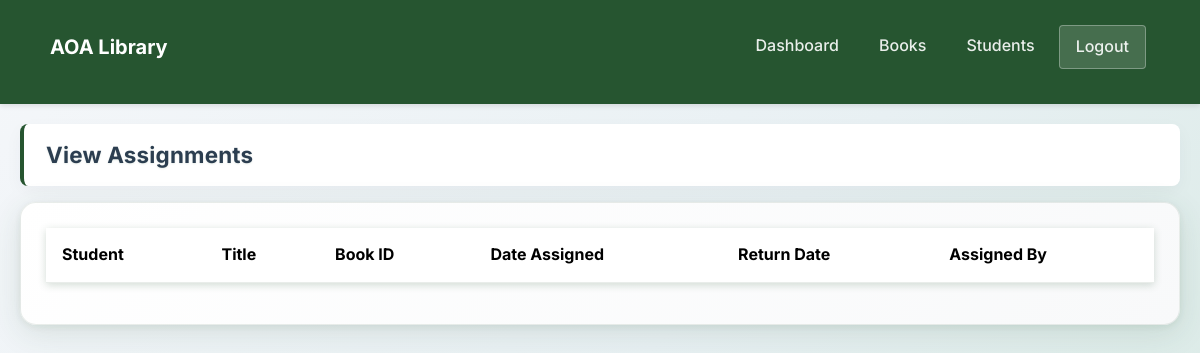
Before: /operations/assignments (signed in) with the older database file.
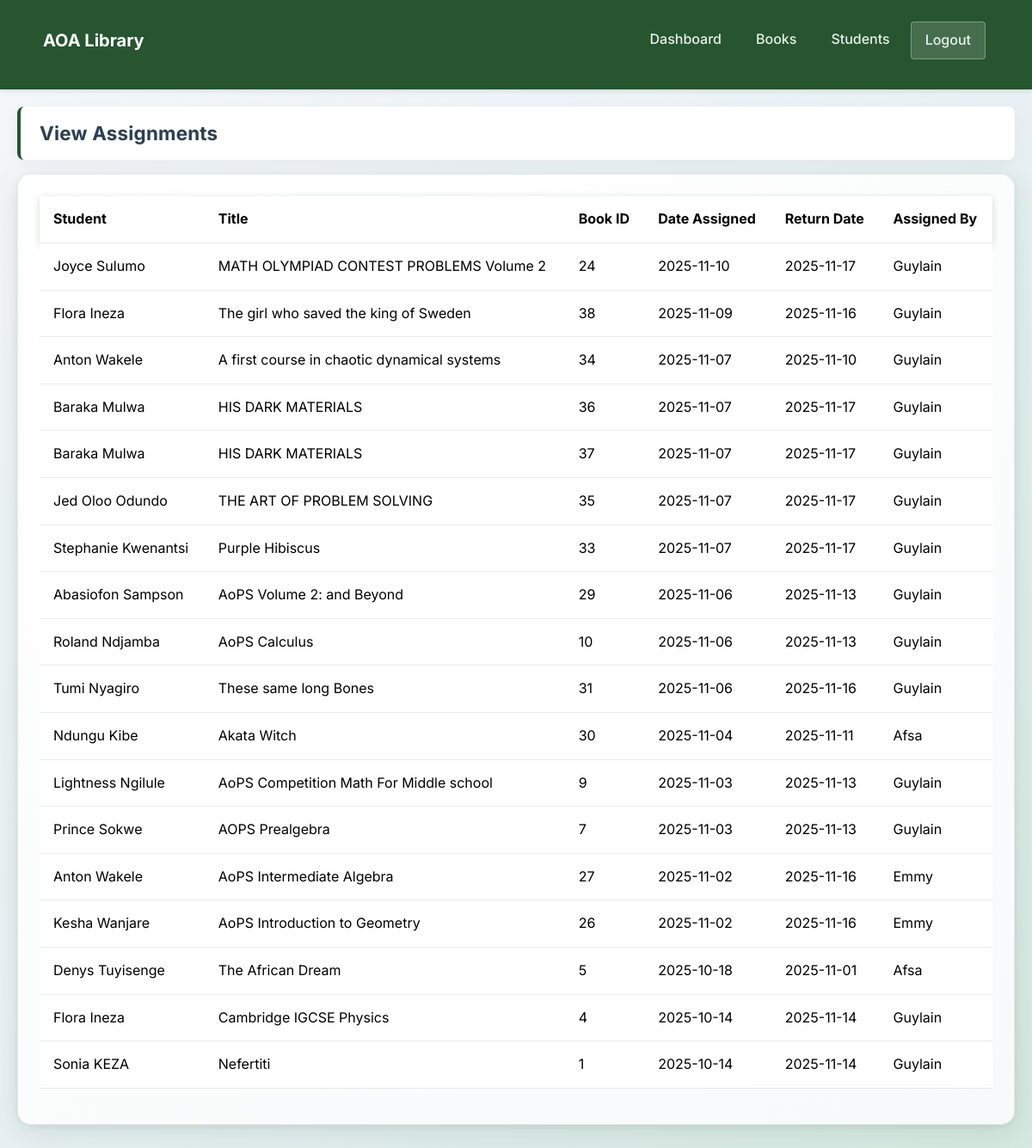
After: the same page with the newer database file.
### tables this page shows
CREATE TABLE BookIssue(stdid TEXT, serial TEXT, issue DATE, exp DATE, book_id TEXT, assigned_by TEXT);

CREATE TABLE Login(name TEXT, userid TEXT, password INTEGER, branch TEXT, mobile INTEGER, email TEXT);

CREATE TABLE Book(subject TEXT, title TEXT, author TEXT, serial INTEGER PRIMARY KEY, book_id TEXT);

### app.py (the view)
@app.route('/operations/assignments')
@login_required
def view_assignments():
    get_db()
    cur = get_cursor()
    cur.execute("""
        SELECT l.name AS student,
               b.title AS title,
               i.book_id AS book_id,
               i.issue AS date_assigned,
               i.exp AS return_date,
               i.assigned_by AS assigned_by
        FROM BookIssue i
        JOIN Login l ON l.userid = i.stdid
        JOIN Book b ON b.serial = i.serial
        ORDER BY i.issue DESC, l.name, b.title, i.book_id
    """)
    assignments = [dict(row) for row in cur.fetchall()]
    return render_template('view_assignments.html', assignments=assignments)

### app.py (called while the page is built, shortened)
def get_db():
    global DB_PATH, _db_initialized
    if 'db' not in g:
        if DB_PATH is None:
            DB_PATH = _resolve_db_path()
        g.db = sqlite.connect(DB_PATH)
        g.db.row_factory = sqlite.Row
    return g.db

def get_cursor():
    return get_db().cursor()

def login_required(f):
    @wraps(f)
    def decorated_function(*args, **kwargs):
        if 'admin_logged_in' not in session:
            flash('Please login to access this page', 'error')
            return redirect(url_for('login'))
        return f(*args, **kwargs)
    return decorated_function

### templates/view_assignments.html (shortened to what this page needs)
{% extends 'base.html' %}
{% block page_header %}
<div class="page-header d-flex justify-content-between align-items-center mb-3">
    <h3 class="mb-0">View Assignments</h3>
</div>
{% endblock %}
{% block content %}
    <div class="table-container">
        <table class="data-table table">
            <thead>
                <tr>
                    <th>Student</th>
                    <th>Title</th>
                    <th>Book ID</th>
                    <th>Date Assigned</th>
                    <th>Return Date</th>
                    <th>Assigned By</th>
                </tr>
            </thead>
            <tbody>
                {% for assignment in assignments %}
                <tr>
                    <td>{{ assignment.student }}</td>
                    <td>{{ assignment.title }}</td>
                    <td>{{ assignment.book_id }}</td>
                    <td>{{ assignment.date_assigned }}</td>
                    <td>{{ assignment.return_date }}</td>
                    <td>{{ assignment.assigned_by }}</td>
                </tr>
                {% endfor %}
            </tbody>
        </table>
    </div>
{% endblock %}

### templates/base.html (shortened to what this page needs)
<!DOCTYPE html>
<html lang="en">
<head>
    <link href="https://cdn.jsdelivr.net/npm/bootstrap@5.3.2/dist/css/bootstrap.min.css" rel="stylesheet">
    <link rel="stylesheet" href="https://cdnjs.cloudflare.com/ajax/libs/font-awesome/6.4.0/css/all.min.css">
    <link rel="stylesheet" href="{{ url_for('static', filename='css/style.css') }}">
</head>
<body>
    <nav class="navbar navbar-expand-lg navbar-dark" style="background-color: #265530 !important;">
        <div class="container">
            <a class="navbar-brand" href="{{ url_for('dashboard') }}">AOA Library</a>
            <div class="collapse navbar-collapse" id="mainNav">
                <ul class="navbar-nav ms-auto mb-2 mb-lg-0">
                    <li class="nav-item">
                        <a class="nav-link {% if request.path.startswith(url_for('dashboard')) %}active{% endif %}" href="{{ url_for('dashboard') }}">Dashboard</a>
                    </li>
                    <li class="nav-item">
                        <a class="nav-link {% if request.path.startswith(url_for('view_books')) %}active{% endif %}" href="{{ url_for('view_books') }}">Books</a>
                    </li>
                    <li class="nav-item">
                        <a class="nav-link {% if request.path.startswith(url_for('view_students')) %}active{% endif %}" href="{{ url_for('view_students') }}">Students</a>
                    </li>
                    <li class="nav-item">
                        <a class="nav-link logout-link" href="{{ url_for('logout') }}">Logout</a>
                    </li>
                </ul>
            </div>
        </div>
    </nav>
    <main style="padding-top: 10px; padding-bottom: 20px;">
        <div class="container">
            {% block page_header %}{% endblock %}
            {% block content %}{% endblock %}
        </div>
    </main>
</body>
</html>

### static/css/style.css (style rules this page uses)
* { margin: 0; padding: 0; box-sizing: border-box; }
body { font-family: 'Inter', 'Segoe UI', Tahoma, Geneva, Verdana, sans-serif; background: linear-gradient(135deg, #f5f7fa 0%, #e8f0f3 50%, #d4e8e0 100%); background-attachment: fixed; color: var(--text-color, #333); line-height: 1.6; min-height: 100vh; }
:root { --brand: #265530; --accent: #64A772; --muted: #95a5a6; --danger: #C0392B; --bg-color: #f5f5f5; --card-bg: #ffffff; --text-color: #2c3e50; }
.container { max-width: 1200px; margin: 0 auto; padding: 10px 20px 20px 20px; }
.navbar { background-color: var(--brand); color: white; padding: 15px 30px; display: flex; justify-content: space-between; align-items: center; box-shadow: 0 2px 5px rgba(0,0,0,0.1); }
.navbar-nav .nav-link { color: rgba(255, 255, 255, 0.9) !important; font-weight: 500; padding: 8px 16px !important; margin: 0 4px; border-radius: 4px; transition: all 0.3s ease; position: relative; text-decoration: none; }
.navbar-nav .nav-link::after { content: ''; position: absolute; width: 0; height: 2px; bottom: 4px; left: 50%; background-color: white; transition: all 0.3s ease; transform: translateX(-50%); }
.navbar-nav .logout-link { background-color: rgba(255, 255, 255, 0.15); border: 1px solid rgba(255, 255, 255, 0.3); }
.page-header { background: linear-gradient(135deg, #ffffff 0%, #f8f9fa 100%); padding: 15px 25px; border-radius: 12px; box-shadow: 0 4px 20px rgba(38, 85, 48, 0.1), 0 1px 4px rgba(38, 85, 48, 0.06); width: 100%; margin: 0 0 15px 0; border-left: 4px solid #265530; transition: all 0.3s ease; }
.page-header h3 { margin: 0; color: var(--brand); font-weight: 700; letter-spacing: 0.2px; font-size: 1.5rem; text-shadow: 0 1px 2px rgba(38, 85, 48, 0.1); }
.table-container { background: linear-gradient(145deg, #ffffff 0%, #f8f9fa 100%); border-radius: 16px; padding: 25px; box-shadow: 0 8px 32px rgba(38, 85, 48, 0.12), 0 2px 8px rgba(38, 85, 48, 0.08); overflow-x: auto; border: 1px solid rgba(38, 85, 48, 0.1); transition: all 0.3s ease; }
.data-table { width: 100%; border-collapse: collapse; }
.data-table thead { background: linear-gradient(135deg, #265530 0%, #64A772 100%); color: white; box-shadow: 0 2px 8px rgba(38, 85, 48, 0.2); }
.data-table th, .data-table td { padding: 14px 16px; text-align: left; border-bottom: 1px solid rgba(38, 85, 48, 0.1); transition: background-color 0.2s ease; }
.data-table th { font-weight: bold; }
.data-table tbody tr { transition: all 0.2s ease; }
.page-header { background: var(--card-bg); padding: 18px 22px; border-radius: 8px; display: flex; align-items: center; justify-content: space-between; gap: 12px; box-shadow: 0 6px 18px rgba(9,30,66,0.04); }
.page-header h1, .page-header h2, .page-header h3 { margin: 0; color: var(--text-color); font-weight: 700; font-size: 1.4rem; }

### templates/base.html (style rules this page uses)
.navbar-brand { font-weight: 700; }

Changed rows visible on the page:
added BookIssue: student "Joyce Sulumo", title "MATH OLYMPIAD CONTEST PROBLEMS Volume 2", book_id "24", date_assigned "2025-11-10", return_date "2025-11-17", assigned_by "Guylain"
added BookIssue: student "Flora Ineza", title "The girl who saved the king of Sweden", book_id "38", date_assigned "2025-11-09", return_date "2025-11-16", assigned_by "Guylain"
added BookIssue: student "Anton Wakele", title "A first course in chaotic dynamical systems", book_id "34", date_assigned "2025-11-07", return_date "2025-11-10", assigned_by "Guylain"
added BookIssue: student "Baraka Mulwa", title "HIS DARK MATERIALS", book_id "36", date_assigned "2025-11-07", return_date "2025-11-17", assigned_by "Guylain"
added BookIssue: student "Baraka Mulwa", title "HIS DARK MATERIALS", book_id "37", date_assigned "2025-11-07", return_date "2025-11-17", assigned_by "Guylain"
added BookIssue: student "Jed Oloo Odundo", title "THE ART OF PROBLEM SOLVING", book_id "35", date_assigned "2025-11-07", return_date "2025-11-17", assigned_by "Guylain"
added BookIssue: student "Stephanie Kwenantsi", title "Purple Hibiscus", book_id "33", date_assigned "2025-11-07", return_date "2025-11-17", assigned_by "Guylain"
added BookIssue: student "Abasiofon Sampson", title "AoPS Volume 2: and Beyond", book_id "29", date_assigned "2025-11-06", return_date "2025-11-13", assigned_by "Guylain"
added BookIssue: student "Roland Ndjamba", title "AoPS Calculus", book_id "10", date_assigned "2025-11-06", return_date "2025-11-13", assigned_by "Guylain"
added BookIssue: student "Tumi Nyagiro", title "These same long Bones", book_id "31", date_assigned "2025-11-06", return_date "2025-11-16", assigned_by "Guylain"
added BookIssue: student "Ndungu Kibe", title "Akata Witch", book_id "30", date_assigned "2025-11-04", return_date "2025-11-11", assigned_by "Afsa"
added BookIssue: student "Lightness Ngilule", title "AoPS Competition Math For Middle school", book_id "9", date_assigned "2025-11-03", return_date "2025-11-13", assigned_by "Guylain"
added BookIssue: student "Prince Sokwe", title "AOPS Prealgebra", book_id "7", date_assigned "2025-11-03", return_date "2025-11-13", assigned_by "Guylain"
added BookIssue: student "Anton Wakele", title "AoPS Intermediate Algebra", book_id "27", date_assigned "2025-11-02", return_date "2025-11-16", assigned_by "Emmy"
added BookIssue: student "Kesha Wanjare", title "AoPS Introduction to Geometry", book_id "26", date_assigned "2025-11-02", return_date "2025-11-16", assigned_by "Emmy"
added BookIssue: student "Denys Tuyisenge", title "The African Dream", book_id "5", date_assigned "2025-10-18", return_date "2025-11-01", assigned_by "Afsa"
added BookIssue: student "Flora Ineza", title "Cambridge IGCSE Physics", book_id "4", date_assigned "2025-10-14", return_date "2025-11-14", assigned_by "Guylain"
added BookIssue: student "Sonia KEZA", title "Nefertiti", book_id "1", date_assigned "2025-10-14", return_date "2025-11-14", assigned_by "Guylain"
